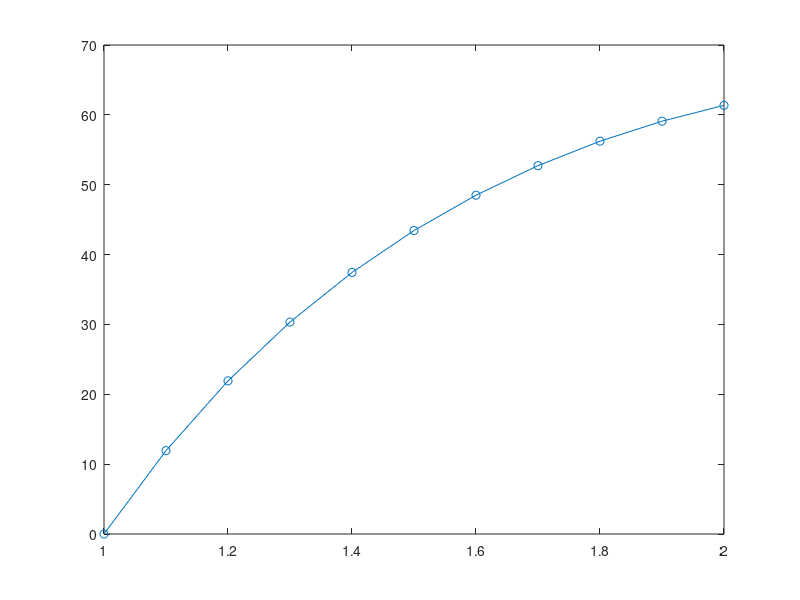

MATLAB code to generate this figure:
clear
close all



##----------------------------------FUNCTION DEFINATIONS-------------------------##

function x = GetNodePoints(n,end_point,starting_point)
  for i = 1:n
    x(i) = (end_point-starting_point) * (i-1)/(n-1) + starting_point;
  end
endfunction

function icon = GetConnectivityMatrix(n)
  for i=1:n
    icon(i,1) = i;
    icon(i,2) = i+1;
  end
endfunction

function [kg, fg] = InitializeForceStiffnessMatrices(n)
  kg = zeros(n,n);
  fg = zeros(n,1);
endfunction

function [wgp,egp] = InitializeGaussPoints
  wgp = [1 1];
  egp = [-1 1]/sqrt(3);
endfunction

function u = GetDisplacementVector(kg,fg)
  u = inv(kg)*fg;
endfunction

function xx = GetNodePointsAssociatedWithElement(icon,element,approximation)
  for i = 1:(approximation+1)
    xx(i) = icon(element,i);
  end
endfunction

function [xx,Nmat,Bmat] = GetShapeFunctionLinearApproximation(x,n,gaussPoint)
  xx = (x(n(1))+x(n(end)))/2 + (x(n(1))-x(n(end)))/2 * gaussPoint;
  Bmat = [-1/(x(n(2))-x(n(1)))   1/(x(n(2))-x(n(1)))];
  Nmat = [(x(n(2))-xx)/(x(n(2))-x(n(1)))    (xx-x(n(1)))/(x(n(2))-x(n(1)))];
endfunction

function [kg,fg] = BoundaryConditionProcessOfElimination(kg,fg,ibc,bc)
  fg = fg - kg(:,ibc)*bc;
  fg(ibc) = bc;
  kg(:,ibc) = 0;
  kg(ibc,:) = 0;
  kg(ibc , ibc) = 1;
endfunction

function iv = GetAssemblyVector(n)
  for i = 1:length(n)
    iv(i) = n(i);
  end
endfunction

##------------------------------------------------------------------------------##

function rootMeanSquare = GetRootMeanSquareErrorInDisplacement(x,u,n)
  rootMeanSquare = 0;
  for i = 1:n
    y(i) = ((401 - x(i)*x(i))*log(2) - 317*log(x(i)))/log(16);
    rootMeanSquare+=(u(i) - y(i))*(u(i) - y(i));
  end
  rootMeanSquare = sqrt(rootMeanSquare/n);
  analytical_temperature = y';
endfunction

##--------------------------------MAIN FUNCTION---------------------------------##

numberOfElements = 10;
numberOfNodes = numberOfElements + 1;

x = GetNodePoints(numberOfNodes,2,1);

connectivityMatrix = GetConnectivityMatrix(numberOfElements);

[weightOfGaussPoints,gaussPoints] = InitializeGaussPoints();

[globalStiffnessMatrix , forceVector] = InitializeForceStiffnessMatrices(numberOfNodes);


for element = 1:numberOfElements
  n = GetNodePointsAssociatedWithElement(connectivityMatrix,element,1);
  [kloc,floc] = InitializeForceStiffnessMatrices(2);
  for igp = 1:length(weightOfGaussPoints)
    [xx,Nmat,Bmat] = GetShapeFunctionLinearApproximation(x,n,gaussPoints(igp));
    kloc = kloc + (Bmat'*Bmat*xx) * (x(n(end))-x(n(1)))/2 * weightOfGaussPoints(igp);
    floc = floc + xx*Nmat'*(x(n(end))-x(n(1)))/2 * weightOfGaussPoints(igp);
  end
  iv = GetAssemblyVector(n);
  forceVector(iv) = forceVector(iv) + floc;
  globalStiffnessMatrix(iv,iv) = globalStiffnessMatrix(iv,iv) + kloc;
end
globalStiffnessMatrix
forceVector(end) = 725.117;
[globalStiffnessMatrix,forceVector] = BoundaryConditionProcessOfElimination(globalStiffnessMatrix,forceVector,1,100);
[globalStiffnessMatrix,forceVector] = BoundaryConditionProcessOfElimination(globalStiffnessMatrix,forceVector,numberOfNodes,20);
numerical_temperature = GetDisplacementVector(globalStiffnessMatrix,forceVector)
##--------------------------Displacement Calculations-------------------------------------------------##

##Reinitilize matrix
[globalStiffnessMatrix , forceVector] = InitializeForceStiffnessMatrices(numberOfNodes);

##We will use same number of gauss points and same elemets for displacement so rest all parameters will remain same


for element = 1:numberOfElements
  n = GetNodePointsAssociatedWithElement(connectivityMatrix,element,1);
  [kloc,floc] = InitializeForceStiffnessMatrices(2);
  for igp = 1:length(weightOfGaussPoints)
    [xx,Nmat,Bmat] = GetShapeFunctionLinearApproximation(x,n,gaussPoints(igp));
    kloc = kloc + (Bmat'*Bmat*xx + Nmat'*Nmat/xx) * (x(n(end))-x(n(1)))/2 * weightOfGaussPoints(igp); ##inner radius cannot be 0
    floc = floc + ((Nmat'*Nmat + xx*Bmat'*Nmat)*(x(n(end))-x(n(1)))/2 * weightOfGaussPoints(igp));
  end
  iv = GetAssemblyVector(n);
  T_loc = [numerical_temperature(n(1)) numerical_temperature(n(2))]';
  forceVector(iv) = forceVector(iv) + floc*T_loc;
  globalStiffnessMatrix(iv,iv) = globalStiffnessMatrix(iv,iv) + kloc;
end

[globalStiffnessMatrix,forceVector] = BoundaryConditionProcessOfElimination(globalStiffnessMatrix,forceVector,1,0);
numerical_displacement = GetDisplacementVector(globalStiffnessMatrix,forceVector)

plot(x,numerical_displacement,'-o');
##--------------------------------------------------------------------------------##



